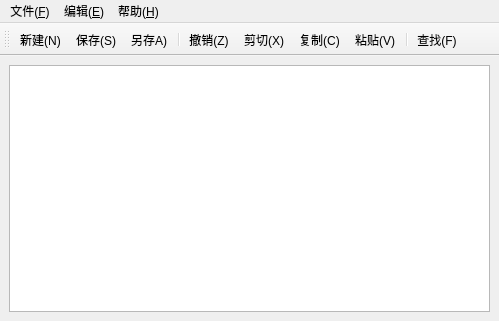
<?xml version="1.0" encoding="UTF-8"?>
<ui version="4.0">
 <class>MainWindow</class>
 <widget class="QMainWindow" name="MainWindow">
  <property name="enabled">
   <bool>true</bool>
  </property>
  <property name="geometry">
   <rect>
    <x>0</x>
    <y>0</y>
    <width>499</width>
    <height>321</height>
   </rect>
  </property>
  <property name="windowTitle">
   <string>MainWindow</string>
  </property>
  <widget class="QWidget" name="centralwidget">
   <layout class="QGridLayout" name="gridLayout">
    <item row="0" column="0">
     <widget class="QTextEdit" name="textEdit"/>
    </item>
   </layout>
  </widget>
  <widget class="QMenuBar" name="menubar">
   <property name="geometry">
    <rect>
     <x>0</x>
     <y>0</y>
     <width>499</width>
     <height>24</height>
    </rect>
   </property>
   <widget class="QMenu" name="menu_F">
    <property name="title">
     <string>文件(&amp;F)</string>
    </property>
    <addaction name="new_file"/>
    <addaction name="actionopen"/>
    <addaction name="actionclose"/>
    <addaction name="separator"/>
    <addaction name="actionsave"/>
    <addaction name="actionsave_2"/>
    <addaction name="separator"/>
    <addaction name="actionquit"/>
   </widget>
   <widget class="QMenu" name="menu_E">
    <property name="title">
     <string>编辑(&amp;E)</string>
    </property>
    <addaction name="actionc"/>
    <addaction name="actionc_2"/>
    <addaction name="actiona"/>
    <addaction name="actiond"/>
    <addaction name="separator"/>
    <addaction name="actiond_2"/>
   </widget>
   <widget class="QMenu" name="menu_H">
    <property name="title">
     <string>帮助(&amp;H)</string>
    </property>
    <addaction name="action"/>
   </widget>
   <addaction name="menu_F"/>
   <addaction name="menu_E"/>
   <addaction name="menu_H"/>
  </widget>
  <widget class="QToolBar" name="toolBar">
   <property name="windowTitle">
    <string>toolBar</string>
   </property>
   <attribute name="toolBarArea">
    <enum>TopToolBarArea</enum>
   </attribute>
   <attribute name="toolBarBreak">
    <bool>false</bool>
   </attribute>
   <addaction name="new_file"/>
   <addaction name="actionsave"/>
   <addaction name="actionsave_2"/>
   <addaction name="separator"/>
   <addaction name="actionc"/>
   <addaction name="actionc_2"/>
   <addaction name="actiona"/>
   <addaction name="actiond"/>
   <addaction name="separator"/>
   <addaction name="actiond_2"/>
  </widget>
  <action name="new_file">
   <property name="icon">
    <iconset resource="myResources.qrc">
     <normaloff>:/icons/images/2.png</normaloff>:/icons/images/2.png</iconset>
   </property>
   <property name="text">
    <string>新建(&amp;N)</string>
   </property>
   <property name="shortcut">
    <string>Ctrl+N</string>
   </property>
  </action>
  <action name="actionopen">
   <property name="text">
    <string>打开(&amp;O)</string>
   </property>
   <property name="shortcut">
    <string>Ctrl+O</string>
   </property>
  </action>
  <action name="actionclose">
   <property name="text">
    <string>关闭(&amp;C)</string>
   </property>
   <property name="shortcut">
    <string>Ctrl+W</string>
   </property>
  </action>
  <action name="actionsave">
   <property name="text">
    <string>保存(&amp;S)</string>
   </property>
   <property name="shortcut">
    <string>Ctrl+S</string>
   </property>
  </action>
  <action name="actionsave_2">
   <property name="text">
    <string>另存&amp;A)</string>
   </property>
   <property name="shortcut">
    <string>Ctrl+A</string>
   </property>
  </action>
  <action name="actionquit">
   <property name="text">
    <string>退出(&amp;X)</string>
   </property>
   <property name="shortcut">
    <string>Ctrl+W</string>
   </property>
  </action>
  <action name="actionc">
   <property name="text">
    <string>撤销(&amp;Z)</string>
   </property>
  </action>
  <action name="actionc_2">
   <property name="text">
    <string>剪切(&amp;X)</string>
   </property>
  </action>
  <action name="actiona">
   <property name="text">
    <string>复制(&amp;C)</string>
   </property>
  </action>
  <action name="actiond">
   <property name="text">
    <string>粘贴(&amp;V)</string>
   </property>
  </action>
  <action name="actiond_2">
   <property name="text">
    <string>查找(&amp;F)</string>
   </property>
  </action>
  <action name="action">
   <property name="text">
    <string>帮助</string>
   </property>
  </action>
  <action name="actionb">
   <property name="text">
    <string>b</string>
   </property>
  </action>
  <action name="actionc_3">
   <property name="text">
    <string>c</string>
   </property>
  </action>
 </widget>
 <resources>
  <include location="myResources.qrc"/>
 </resources>
 <connections/>
</ui>
